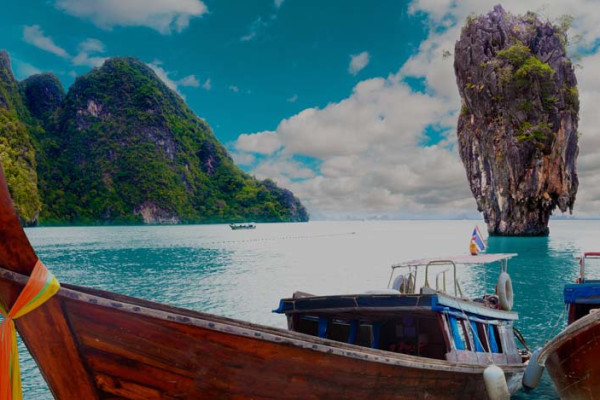
#> input picture ComputerVision/TP2/input.jpg, 600 x 400 px
$ python ex2.py
#> lines starting #> are read from the running program, lines starting #| are printed output that depends on the picture; after the words box and inside, x2 and y2 are one past the last pixel; in counts of white or black regions, pixels touching at a corner belong together
import numpy as np
import matplotlib.pyplot as plt
import cv2 as cv
# from ex1 import noisy
import random

image = cv.imread("input.jpg", 0)
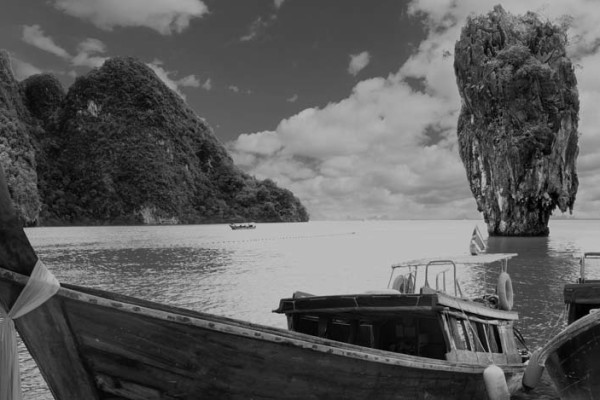
#> image: shape (400, 600); min 0, max 199, mean 92.4
IG = np.array(image)

def noisy(image, to) :
#> called with to = 5000
  IB = image.copy()
  hauteur , largeur = image.shape
#> hauteur = 400; largeur = 600
  for i in range(to) :
    x = random.randint(0, hauteur - 1)
    y = random.randint(0, largeur - 1)
    intensite = random.randint(0, 255)
    IB[x, y] = intensite
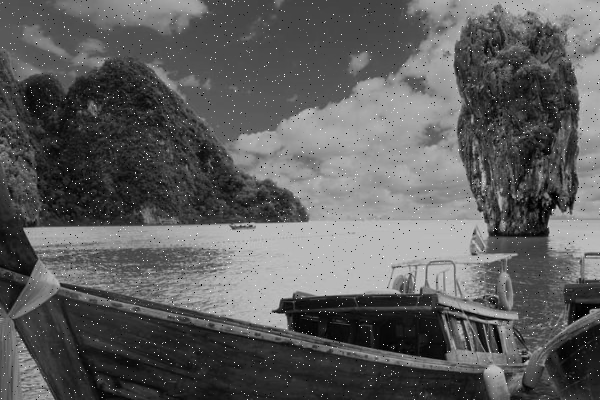
#> IB: shape (400, 600); 2.06% of pixels changed, all inside (x1, y1, x2, y2) = (0, 0, 600, 400)

  return IB

IB = noisy(IG, 5000)

def filtreM(IB, ord) :
#> called with ord = 5
  IM = np.copy(IB)
  h, l = IB.shape
#> h = 400; l = 600
  pas = ord // 2
  # tmp = []
  for x in range(pas, h - pas):
    for y in range(pas, l - pas) :
      tmp = []
      for i in range(-pas , pas + 1) :
        for j in range(-pas, pas + 1) :
          tmp.append(IB[ x + i, y + j])
      tmp.sort()
      IM[x, y] = np.uint8(tmp[ord * ord // 2])

  return IM

def filtreMax(IB, ord) :
#> called with ord = 5
  IM = np.copy(IB)
  h, l = IB.shape
#> h = 400; l = 600
  pas = ord // 2
  for x in range(pas, h - pas):
    for y in range(pas, l - pas) :
      min = 0
      max = 0
      tmp = []
      for i in range(-pas , pas + 1) :
        for j in range(-pas, pas + 1) :
          if x != 0 or j != 0 :
            tmp.append(IB[ x + i, y + j])
      tmp.sort()
      min = tmp[0]
      max = tmp[len(tmp) - 1]
      if IM[x, y ] > max or IM[x, y] < min :
        IM[x, y] = max


  return IM


IM = filtreM(IB, 5)
IFM = filtreMax(IB, 5)

plt.figure(figsize=(10, 10))

plt.subplot(321)
plt.imshow(IG, cmap='gray')
plt.title("image au niv gris")

plt.subplot(322)
plt.imshow(IB, cmap='gray')
plt.title("Image bruite")

plt.subplot(323)
plt.imshow(IM, cmap='gray')
plt.title("Image filtre median")

plt.subplot(324)
plt.imshow(IFM, cmap='gray')
plt.title("Image filtre maximum")

# plt.subplot(325)
# plt.imshow(IFB, cmap='gray')
# plt.title("Image filtre binomial")

plt.show()
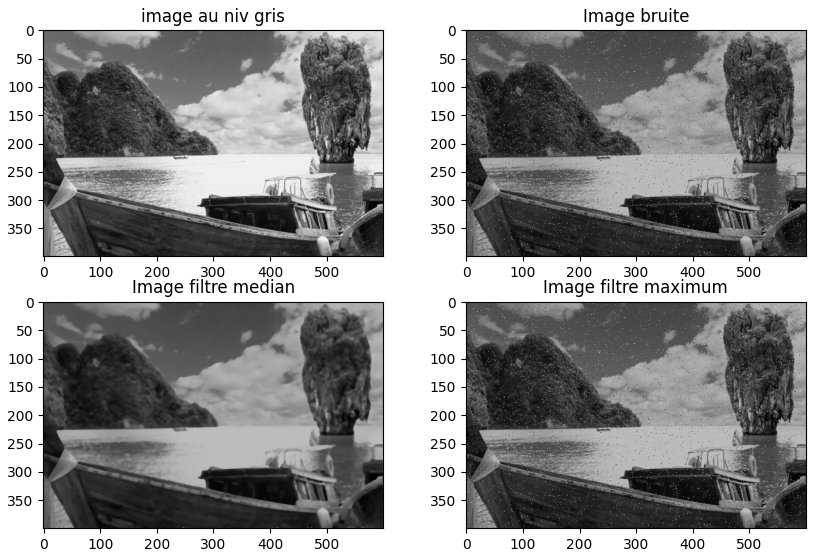
#> figure drawn by matplotlib, 4 panels
